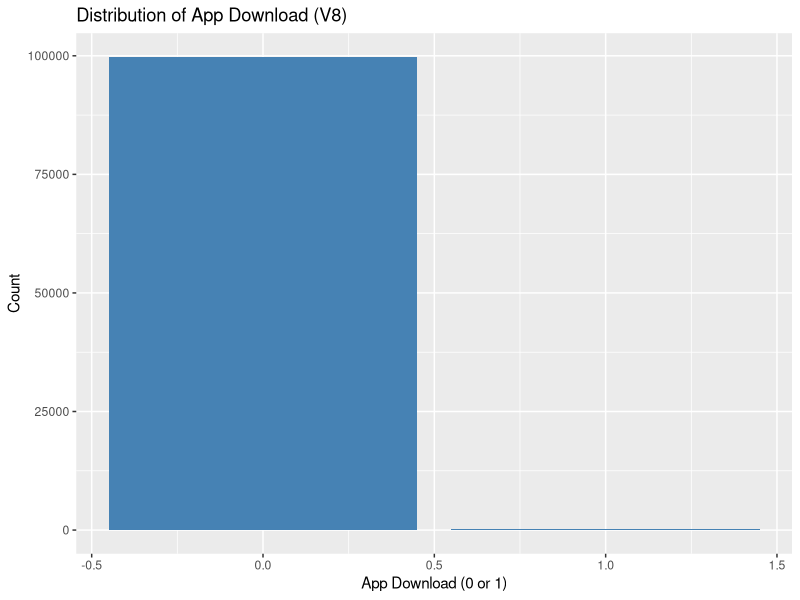
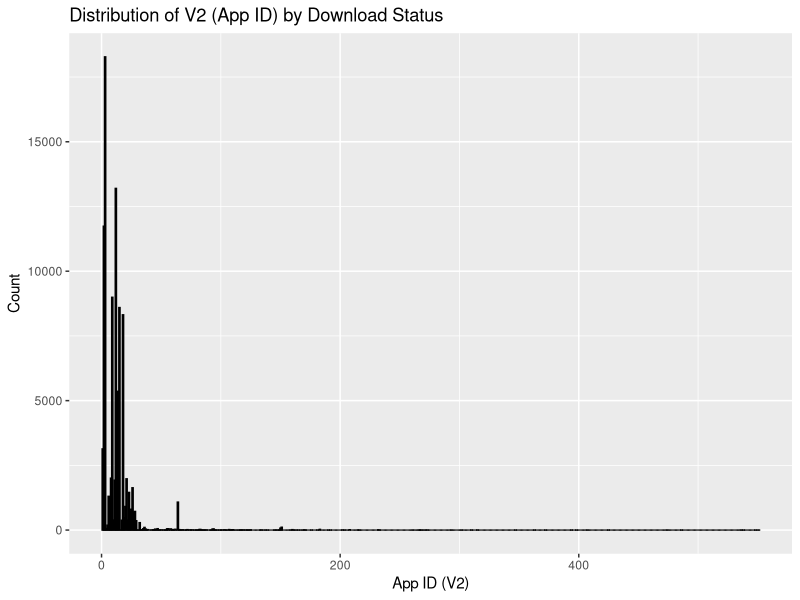

Recreate these plots in R, in order. (Note: this script raises an error after producing the figures.)
## ---- chunk 1
library(tidyverse) 
library(randomForest) 
library(ggplot2) 
library(pROC) 
library(caret) 
library(gridExtra) 
library(reshape2) 
library(RColorBrewer)

set.seed(555)
data <- read.csv("data.csv", sep = ",", header = FALSE)
colnames(data) <- c("V1", "V2", "V3", "V4", "V5", "V6", "V7", "V8")
## ---- chunk 2
ggplot(data, aes(x = V8)) + 
  geom_bar(fill = "steelblue") +
  labs(title = "Distribution of App Download (V8)", x = "App Download (0 or 1)", y = "Count")
## ---- chunk 3
ggplot(data, aes(x = V2, fill = V8)) + 
  geom_histogram(binwidth = 1, color = "black", position = "dodge") +
  labs(title = "Distribution of V2 (App ID) by Download Status", x = "App ID (V2)", y = "Count")
## ---- chunk 4
data$V8 <- as.factor(data$V8)

# Split the data into 50% training and 50% testing
trainIndex <- createDataPartition(data$V8, p = 0.5, list = FALSE)
trainData <- data[trainIndex, ]
testData <- data[-trainIndex, ]
## ---- chunk 5
# Build the initial random forest model
rf_model <- randomForest(V8 ~ V1 + V2 + V3 + V4 + V5, data = trainData)
print(rf_model)
## ---- chunk 6
varImpPlot(rf_model, main = "Variable Importance")
## ---- chunk 7
# Predictions on test set and confusion matrix
predictions <- predict(rf_model, testData)
conf_matrix <- confusionMatrix(predictions, testData$V8)
print(conf_matrix)
## ---- chunk 8
roc_curve <- roc(testData$V8, as.numeric(predictions))
plot(roc_curve, col = "blue", main = "ROC Curve for Random Forest Model")
auc_value <- auc(roc_curve)
cat("AUC:", auc_value, "\n")
